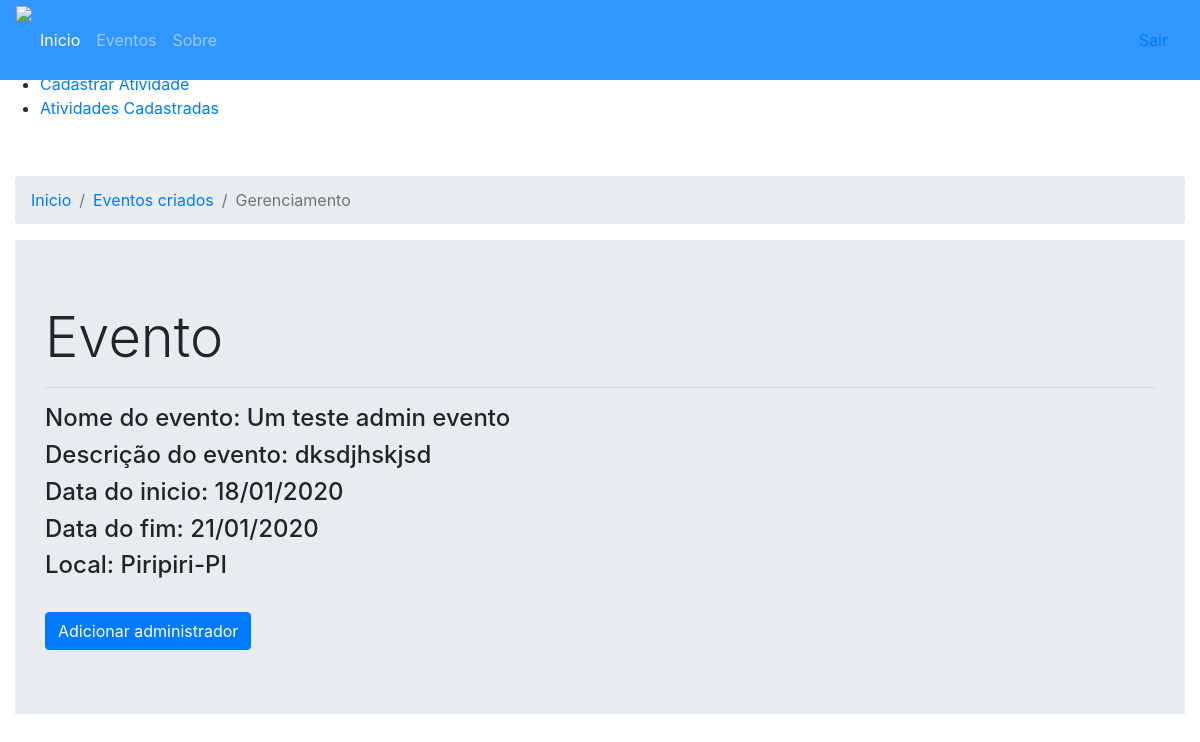
Page /usuario/seusEventos/gerenciamento/?id=35 (signed in) on the committed database.
### tables this page shows
CREATE TABLE `tb_evento` (
  `id` int(11) NOT NULL,
  `id_usuario` int(11) NOT NULL,
  `nome` varchar(50) NOT NULL,
  `email` varchar(50) NOT NULL,
  `descricao` varchar(1000) NOT NULL,
  `tipo` varchar(30) NOT NULL,
  `area` varchar(50) NOT NULL,
  `preco_evento` float(5,2) NOT NULL DEFAULT '0.00',
  `qntd_part` int(11) NOT NULL,
  `data_inicio` varchar(20) NOT NULL,
  `data_fim` varchar(20) NOT NULL,
  `endereco` varchar(60) NOT NULL,
  `bairro` varchar(20) NOT NULL,
  `estado` varchar(20) NOT NULL,
  `cidade` varchar(50) NOT NULL,
  `cep` varchar(20) NOT NULL,
  `data_cadastro` datetime NOT NULL DEFAULT CURRENT_TIMESTAMP,
  `num_usuario_cads` int(11) NOT NULL DEFAULT '0'
);

### usuario/seusEventos/gerenciamento/index.php (the view, shortened to what this page needs)
<?php
    try {
        $conexao = new Conexao();
        $query = "select * from tb_evento where id = :id";
        $stmt = $conexao->prepare($query);
        $stmt->bindValue(':id', $_GET['id']);
        $stmt->execute();
        $evento = $stmt->fetch(PDO::FETCH_OBJ);
    } catch (PDOException $e) {
        echo 'Mensagem: '.$e->getMessage();
    }
?>
<!DOCTYPE html>
<html>
<head>
    <link rel="stylesheet" href="../../../_css/style_menu.css" />
    <link rel="stylesheet" href="https://stackpath.bootstrapcdn.com/bootstrap/4.3.1/css/bootstrap.min.css">
    <link rel="stylesheet" href="../../../_css/style_gerenciamento_usuario.css">
    <link rel="stylesheet" href="../../../_css/style_menu.css">
    <link rel="stylesheet" href="http://code.jquery.com/ui/1.9.0/themes/base/jquery-ui.css" />
    <link rel="stylesheet" href="../../../../_css/style_menu.css">
</head>
<body>
    <nav class="navbar navbar-expand-lg navbar-dark navbar-full fixed-top" style="background-color: rgb(50, 150, 255); height: 80px;">
        <div class="logo" style="height: 80px">
            <a href="#inicio";>
                <img src="../../../_imagens/CEU_noname_pequeno.png" />
            </a>
        </div>
        <div class="collapse navbar-collapse menuTeste" id="navbarNav">
            <ul class="navbar-nav">
                <li class="nav-item active">
                    <a class="nav-link" href="#">Inicio <span class="sr-only">(current)</span></a>
                </li>
                <li class="nav-item">
                    <a class="nav-link" href="../../../evento/">Eventos</a>
                </li>
                <li class="nav-item">
                    <a class="nav-link" href="#">Sobre</a>
                </li>
            </ul>
        </div>
        <aside class="nav-item">
            <a class="nav-link" href="../../../service/logoff.php">Sair</a>
        </aside>
    </nav>
    <div class="sidebar-container">
        <div class="sidebar-logo">
        </div>
        <ul class="sidebar-navigation">
            <li>
                <a href="../../">
                </a>
            </li>
            <li>
                <a href="">
                </a>
            </li>
            <li>
                <a href="./cadastrarAtividade/?id=<?=$_GET['id']?>">
                    <i class="fa fa-tachometer" aria-hidden="true"></i> Cadastrar Atividade
                </a>
            </li>
            <li>
                <a href="./atividadesCadastradas/?id=<?=$_GET['id']?>">
                    <i class="fa fa-tachometer" aria-hidden="true"></i> Atividades Cadastradas
                </a>
            </li>
        </ul>
    </div>
    <div class="content-container">
        <div class="container-fluid">
            <nav aria-label="breadcrumb" style="margin-top: 3.5em">
                <ol class="breadcrumb">
                    <li class="breadcrumb-item"><a href="../../">Inicio</a></li>
                    <li class="breadcrumb-item"><a href="../">Eventos criados</a></li>
                    <li class="breadcrumb-item active" aria-current="page">Gerenciamento</li>
                </ol>
            </nav>
            <div class="jumbotron jumbotron-fluid" style="margin-top: 0em">
                <div class="container">
                    <h1 class="display-4">Evento</h1>
                    <hr>
                    <h4 class="display-6">Nome do evento: <?=$evento->nome?></h4>
                    <h4 class="display-6">Descrição do evento: <?=$evento->descricao?></h4>
                    <h4 class="display-6">Data do inicio: <?=$evento->data_inicio?></h4>
                    <h4 class="display-6">Data do fim: <?=$evento->data_fim?></h4>
                    <h4 class="display-6">Local: <?=$evento->cidade?>-<?=$evento->estado?></h4>
                    <br>
                    <button class="btn btn-primary bntConfirma" id="<?=$att->id?>" data-toggle="modal" data-target="#ExemploModalCentralizado1">
                        Adicionar administrador
                    </button>
                </div>
            </div>
        </div>
    </div>
</body>
</html>

### rows in the picture
tb_evento: nome "Um teste admin evento", descricao "dksdjhskjsd", data_inicio "18/01/2020", data_fim "21/01/2020", cidade "Piripiri", estado "PI"
